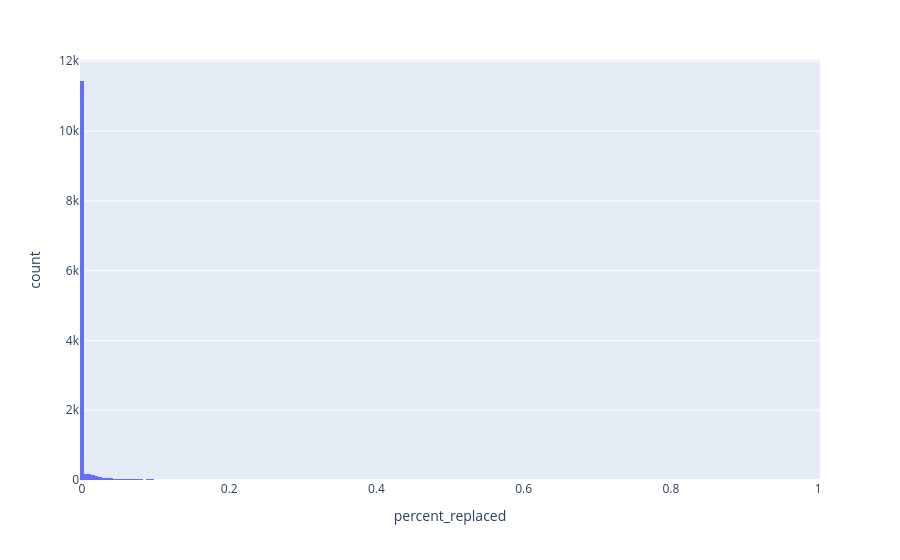

Notebook cell for this chart:
### Code cell
px.histogram(sub_df, x='percent_replaced')

### Figure 1 — Plotly figure (JSON) as saved in the notebook; plotly's stock layout.template omitted (floating-point values rounded to 4 significant figures; data arrays with more than 128 entries replaced by an {"elided": "..."} marker saying what was removed)
{"data": [{"bingroup": "x", "hovertemplate": "percent_replaced=%{x}<br>count=%{y}<extra></extra>", "legendgroup": "", "marker": {"color": "#636efa", "pattern": {"shape": ""}}, "name": "", "orientation": "v", "showlegend": false, "type": "histogram", "x": {"elided": "12906 float values"}, "xaxis": "x", "yaxis": "y"}], "layout": {"barmode": "relative", "legend": {"tracegroupgap": 0}, "margin": {"t": 60}, "xaxis": {"anchor": "y", "domain": [0, 1], "title": {"text": "percent_replaced"}}, "yaxis": {"anchor": "x", "domain": [0, 1], "title": {"text": "count"}}}}
